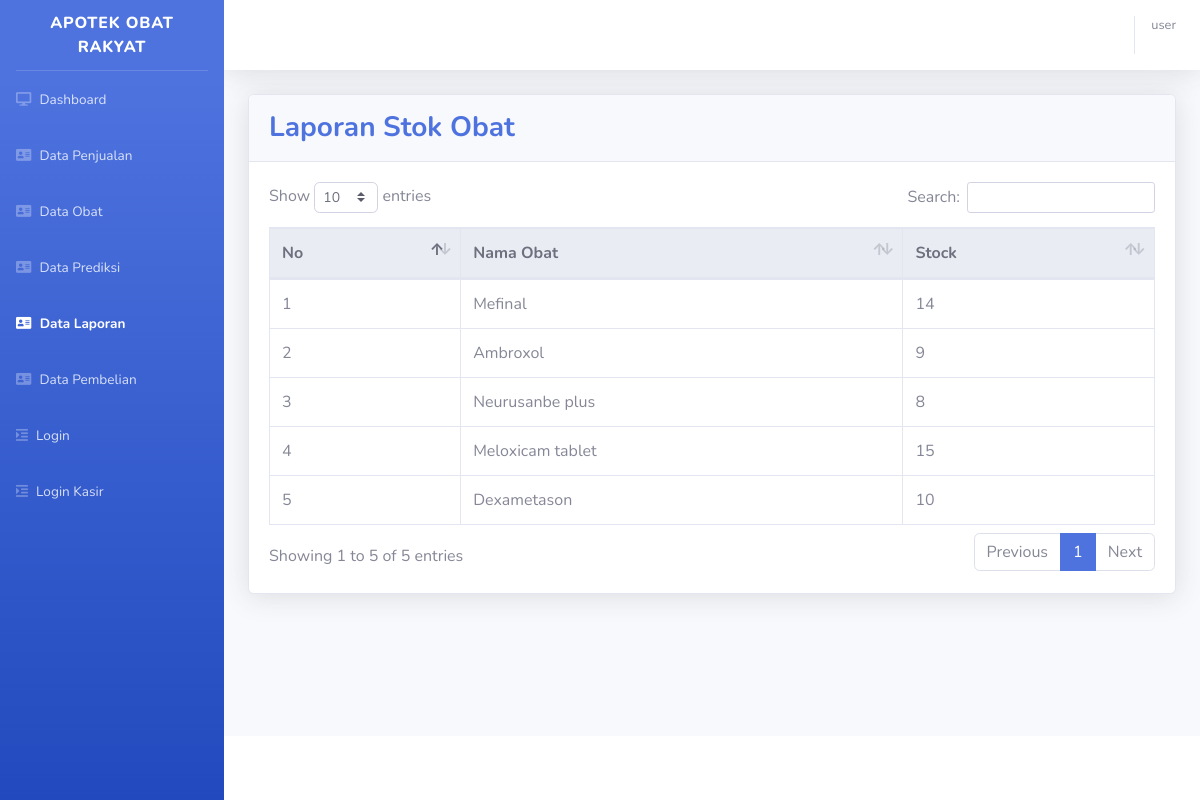
The page /datalaporan.php on the database its author committed.
### tables this page shows
CREATE TABLE `data_obat` (
  `id` int(10) UNSIGNED NOT NULL,
  `nama_obat` varchar(255) NOT NULL,
  `stock` int(200) NOT NULL,
  `satuan` text NOT NULL,
  `create_date` datetime DEFAULT NULL,
  `update_date` datetime DEFAULT NULL
);

### datalaporan.php (the view, shortened to what this page needs)
<?php
include 'header.php';
?>
<div class="container-fluid">
  <div class="card shadow mb-4">
    <div class="card-header py-3">
      <h3 class="m-0 font-weight-bold text-primary">
        Laporan Stok Obat
      </h3>
    </div>
    <div class="card-body">
      <div class="table-responsive">
        <table class="table table-bordered" id="dataTable" width="100%" cellspacing="0">
        <thead class="thead-light">
            <tr>
              <th>No</th>
              <th>Nama Obat</th>
              <th>Stock</th>
            </tr>
          </thead>
          <tbody>
            <?php $no = 1;
            $row = mysqli_query($conn, "SELECT * from data_obat where stock < 30 order by update_date DESC ");
            while ($data = mysqli_fetch_assoc($row)) : ?>
              <tr >
                <td><?= $no; ?></td>
                <td><?= $data["nama_obat"]; ?></td>
                <td><?= $data["stock"]; ?></td>
              </tr>
              <?php $no++; ?>
            <?php endwhile; ?>
          </tbody>
        </table>
      </div>
    </div>
  </div>
</div>
</div>
<?php include 'footer.php'; ?>

### rows shown on the page
data_obat: nama_obat "Mefinal", stock "14"
data_obat: nama_obat "Ambroxol", stock "9"
data_obat: nama_obat "Neurusanbe plus", stock "8"
data_obat: nama_obat "Meloxicam tablet", stock "15"
data_obat: nama_obat "Dexametason", stock "10"

### other values the page prints
$nama "user"
